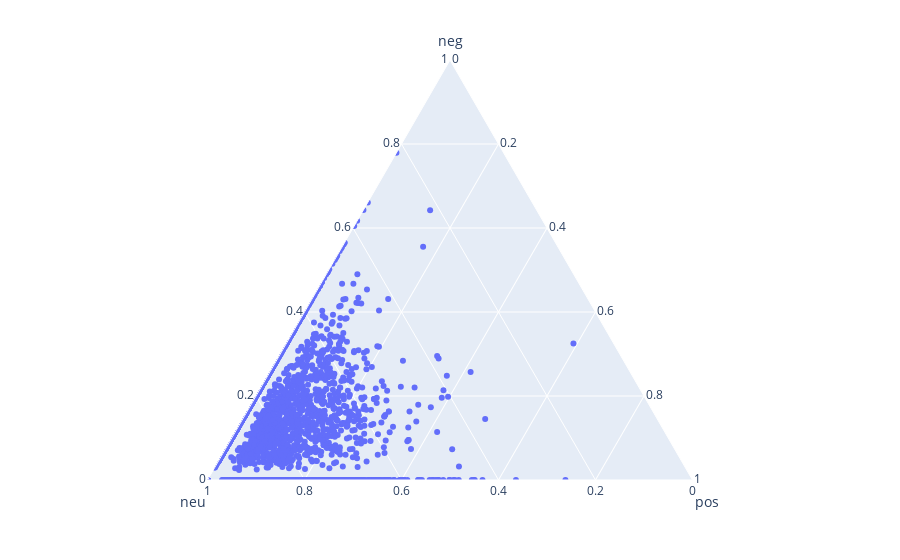

Here is the notebook cell this chart was saved with:
### Code cell
import plotly.express as px

df = pd.DataFrame({'neg':df_analysis['neg'], 'neu':df_analysis['neu'], 'pos':df_analysis['pos']})
fig = px.scatter_ternary(df, a="neg", b="neu", c="pos")
fig.show()

### Figure 1 — Plotly figure (JSON) as saved in the notebook; plotly's stock layout.template omitted (floating-point values rounded to 4 significant figures; data arrays with more than 128 entries replaced by an {"elided": "..."} marker saying what was removed)
{"data": [{"a": {"elided": "4994 float values"}, "b": {"elided": "4994 float values"}, "c": {"elided": "4994 float values"}, "hovertemplate": "neg=%{a}<br>neu=%{b}<br>pos=%{c}<extra></extra>", "legendgroup": "", "marker": {"color": "#636efa", "symbol": "circle"}, "mode": "markers", "name": "", "showlegend": false, "subplot": "ternary", "type": "scatterternary"}], "layout": {"legend": {"tracegroupgap": 0}, "margin": {"t": 60}, "ternary": {"aaxis": {"title": {"text": "neg"}}, "baxis": {"title": {"text": "neu"}}, "caxis": {"title": {"text": "pos"}}, "domain": {"x": [0, 1], "y": [0, 1]}}}}
